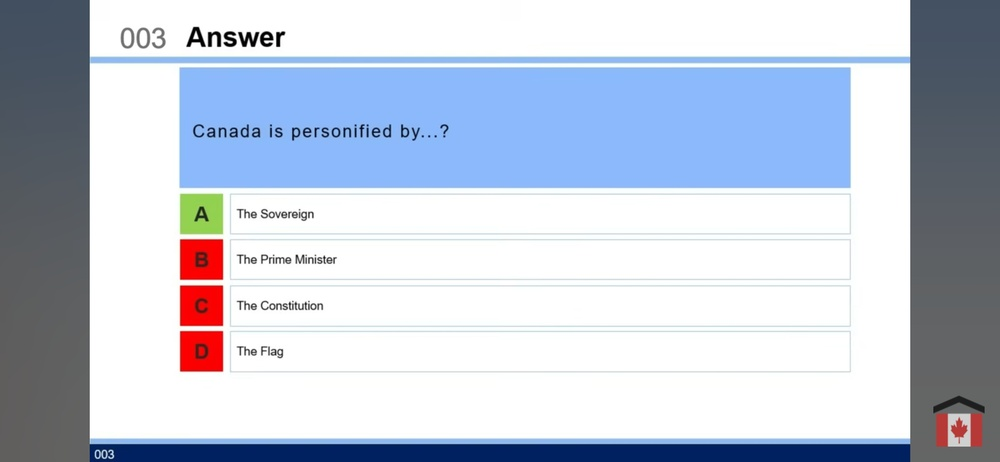
#> input picture Source_img/Screenshot_20250223_164622_YouTube.jpg, 1000 x 462 px, shrunk from 2340 x 1080 before the run, found by its file name; its folder holds only this picture in this run
$ python ImgTest3.py
#> lines starting #> are read from the running program, lines starting #| are printed output that depends on the picture; after the words box and inside, x2 and y2 are one past the last pixel; in counts of white or black regions, pixels touching at a corner belong together
import pytesseract
from PIL import Image
import cv2
import numpy as np
import os
import sqlite3
import logging

# Configure logging
logging.basicConfig(level=logging.DEBUG, format='%(asctime)s - %(levelname)s - %(message)s')

# Configure Tesseract executable path
pytesseract.pytesseract.tesseract_cmd = r'C:\Program Files\Tesseract-OCR\tesseract.exe'

def preprocess_image(image_path):
    try:
        img = cv2.imread(image_path, cv2.IMREAD_GRAYSCALE)
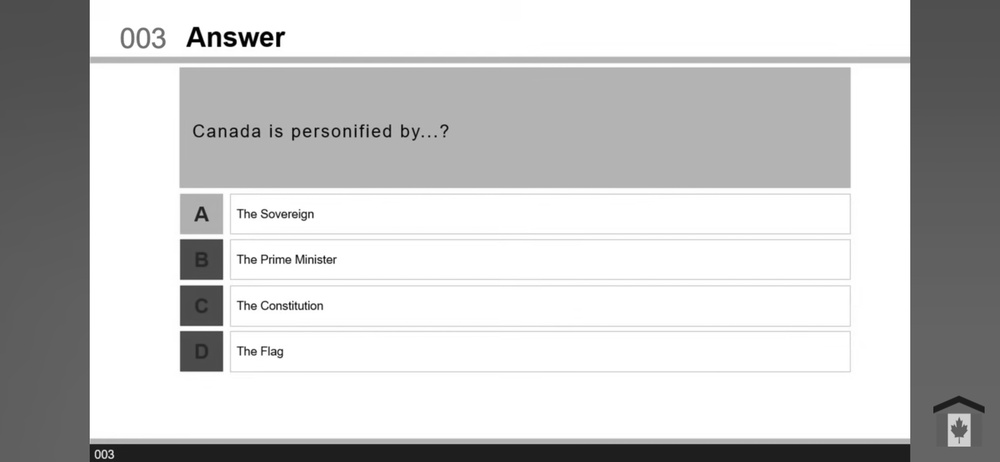
#> img: shape (462, 1000); min 0, max 255, mean 199
        # Apply Gaussian blur to reduce noise
        img = cv2.GaussianBlur(img, (5, 5), 0)
        # Apply adaptive thresholding to enhance contrast
        img = cv2.adaptiveThreshold(img, 255, cv2.ADAPTIVE_THRESH_GAUSSIAN_C, cv2.THRESH_BINARY, 11, 2)
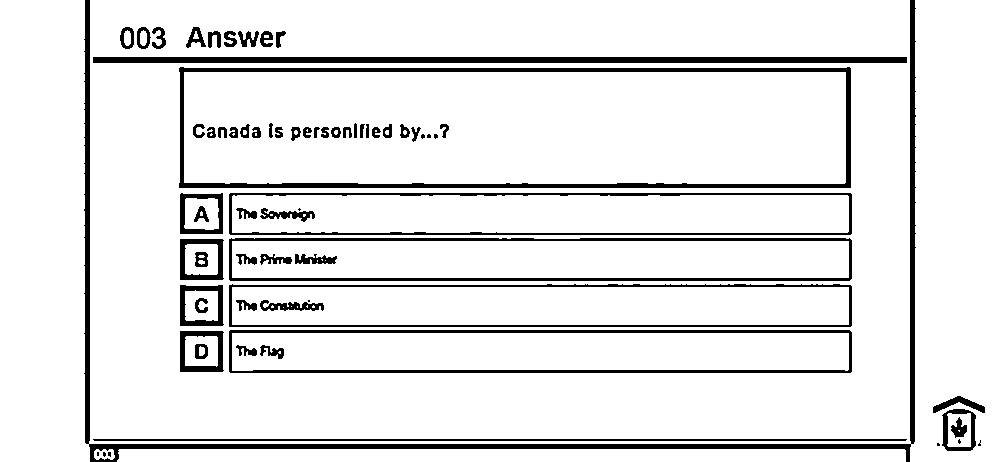
#> img: shape (462, 1000); 90.3% white; 70 black regions (11 under 20 px), largest, box (x1, y1, x2, y2) and area: (84, 0, 916, 462) 8804, (179, 67, 851, 188) 6595, (93, 57, 907, 63) 4884
        # Apply dilation and erosion to enhance text clarity
        kernel = np.ones((2, 2), np.uint8)
        img = cv2.dilate(img, kernel, iterations=1)
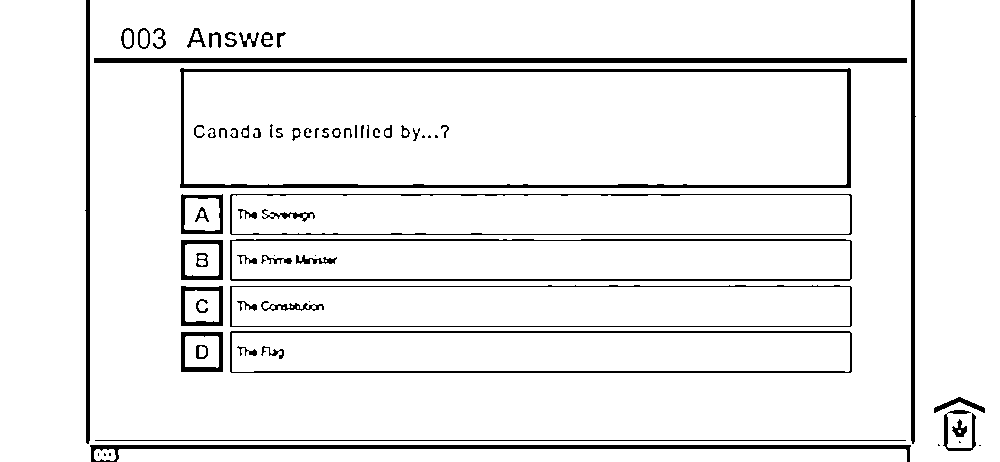
#> img: shape (462, 1000); 93.2% white; 73 black regions (12 under 20 px), largest, box (x1, y1, x2, y2) and area: (180, 68, 851, 188) 5017, (94, 58, 907, 63) 4065, (90, 445, 911, 462) 3441
        img = cv2.erode(img, kernel, iterations=1)
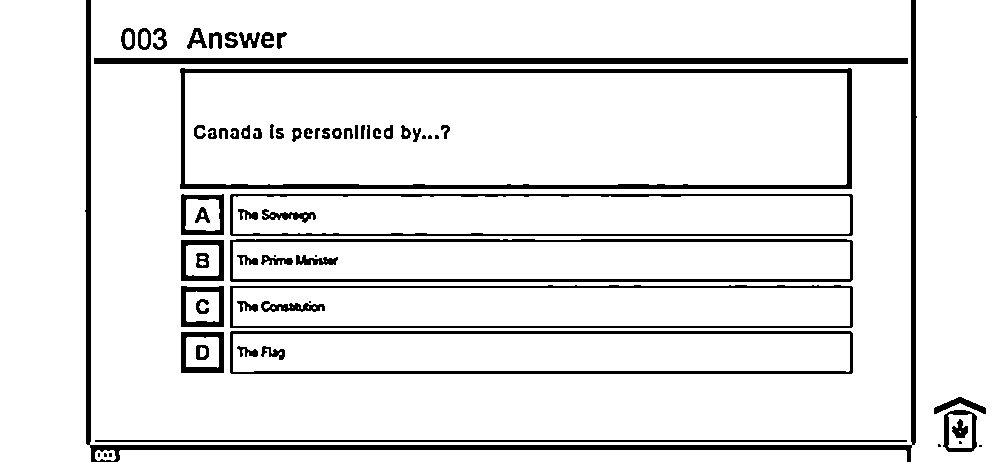
#> img: shape (462, 1000); 90.4% white; 71 black regions (12 under 20 px), largest, box (x1, y1, x2, y2) and area: (85, 0, 917, 462) 8747, (180, 68, 852, 189) 6595, (94, 58, 908, 64) 4884
        return img
    except Exception as e:
        logging.error(f"Error preprocessing image {image_path}: {e}")
        return None

def extract_text(image):
    try:
        # Configure Tesseract
        custom_config = r'--oem 3 --psm 6'
        text = pytesseract.image_to_string(image, config=custom_config)
        return text
    except Exception as e:
        logging.error(f"Error extracting text: {e}")
        return ""

def process_images(directory_path, db_path):
    try:
        conn = sqlite3.connect(db_path)
        cursor = conn.cursor()

        # Create table if it doesn't exist
        cursor.execute('''CREATE TABLE IF NOT EXISTS ImageText (id INTEGER PRIMARY KEY, filename TEXT, text TEXT)''')

        for filename in os.listdir(directory_path):
            if filename.endswith(('.png', '.jpg', '.jpeg')):
                image_path = os.path.join(directory_path, filename)
                logging.info(f"Processing image: {image_path}")
                preprocessed_image = preprocess_image(image_path)
                if preprocessed_image is not None:
                    text = extract_text(preprocessed_image)
                    cursor.execute('''INSERT INTO ImageText (filename, text) VALUES (?, ?)''', (filename, text))

        conn.commit()
        conn.close()
    except Exception as e:
        logging.error(f"Error processing images: {e}")

# Define the directory containing images and the database path
directory_path = "C:\\Users\\nico_\\Dropbox\\Morne_App\\Source_img"
db_path = 'path_to_your_database.db'

# Process the images and insert text into the database
process_images(directory_path, db_path)
#> (the call stopped at in extract_text, `text = pytesseract.image_to_string(image, config=custom_config)`: pytesseract is not available in this run)

$ run again, on Source_img/Screenshot_20250223_165240_YouTube.jpg
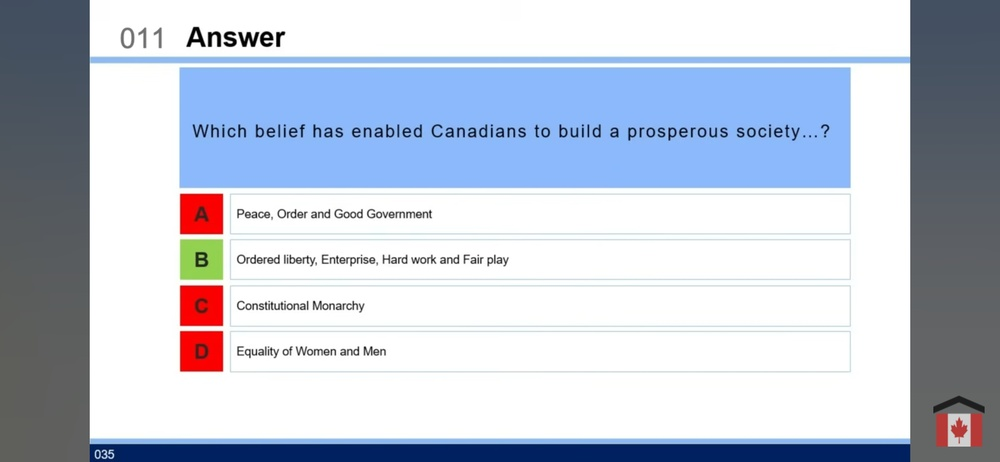
#> input picture Source_img/Screenshot_20250223_165240_YouTube.jpg, 1000 x 462 px, shrunk from 2340 x 1080 before the run, found by its file name
#> in preprocess_image, `img = cv2.adaptiveThreshold(img, 255, cv2.ADAPTIVE_THRESH_GAUSSIAN_C, ..`:
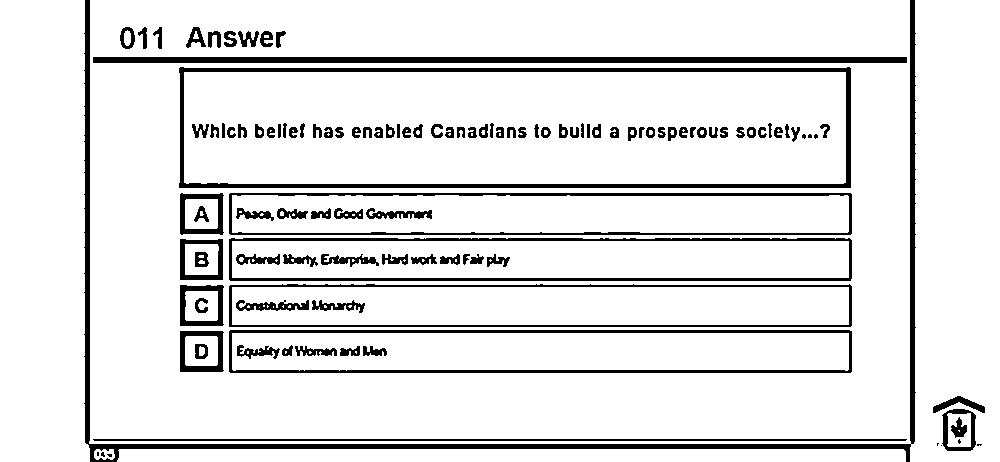
#> img: shape (462, 1000); 89.3% white; 115 black regions (10 under 20 px), largest, box (x1, y1, x2, y2) and area: (84, 0, 916, 462) 8805, (179, 67, 851, 188) 6428, (93, 57, 907, 63) 4884
#> in preprocess_image, `img = cv2.erode(img, kernel, iterations=1)`:
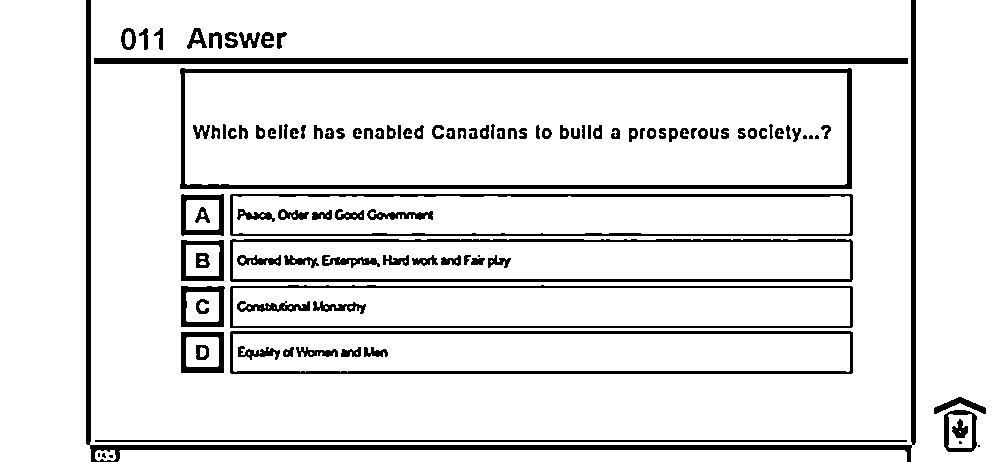
#> img: shape (462, 1000); 89.3% white; 114 black regions (9 under 20 px), largest, box (x1, y1, x2, y2) and area: (86, 0, 916, 462) 8743, (180, 68, 852, 189) 6428, (94, 58, 908, 64) 4884

$ run again, on Source_img/Screenshot_20250223_165306_YouTube.jpg
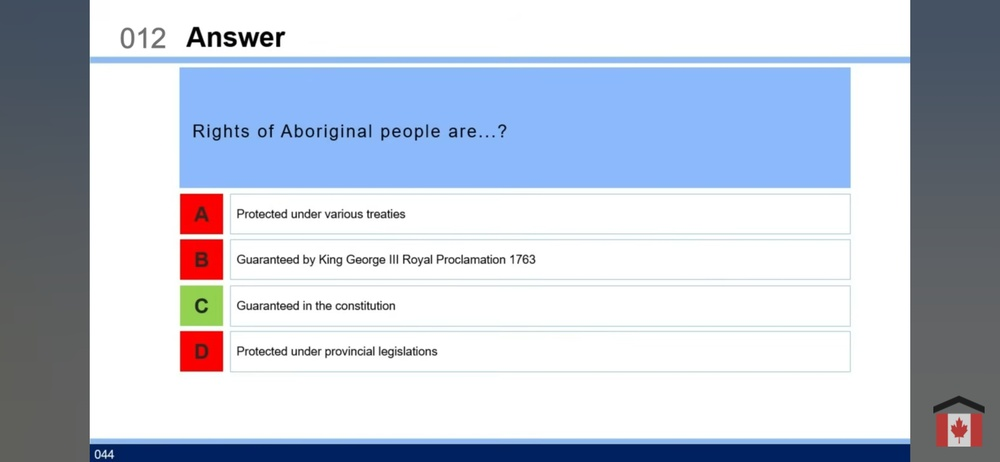
#> input picture Source_img/Screenshot_20250223_165306_YouTube.jpg, 1000 x 462 px, shrunk from 2340 x 1080 before the run, found by its file name
#> in preprocess_image, `img = cv2.adaptiveThreshold(img, 255, cv2.ADAPTIVE_THRESH_GAUSSIAN_C, ..`:
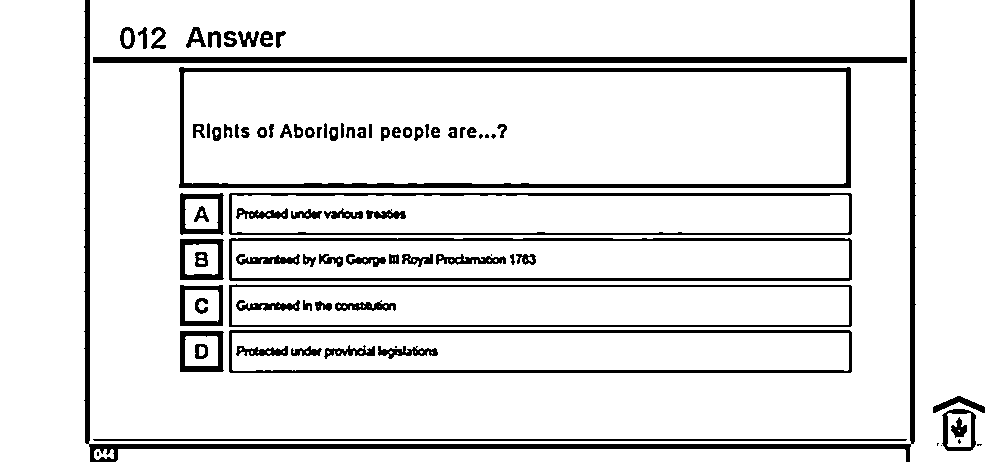
#> img: shape (462, 1000); 89.5% white; 87 black regions (10 under 20 px), largest, box (x1, y1, x2, y2) and area: (84, 0, 916, 462) 8838, (179, 67, 851, 188) 6572, (93, 57, 907, 63) 4884
#> in preprocess_image, `img = cv2.erode(img, kernel, iterations=1)`:
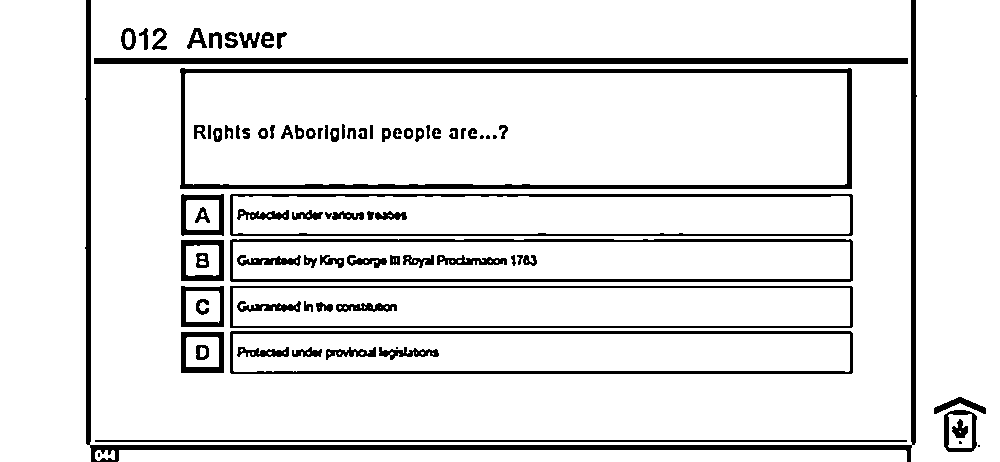
#> img: shape (462, 1000); 89.6% white; 87 black regions (7 under 20 px), largest, box (x1, y1, x2, y2) and area: (85, 0, 917, 462) 8781, (180, 68, 852, 189) 6572, (94, 58, 908, 64) 4884

$ run again, on Source_img/Screenshot_20250223_164714_YouTube.jpg
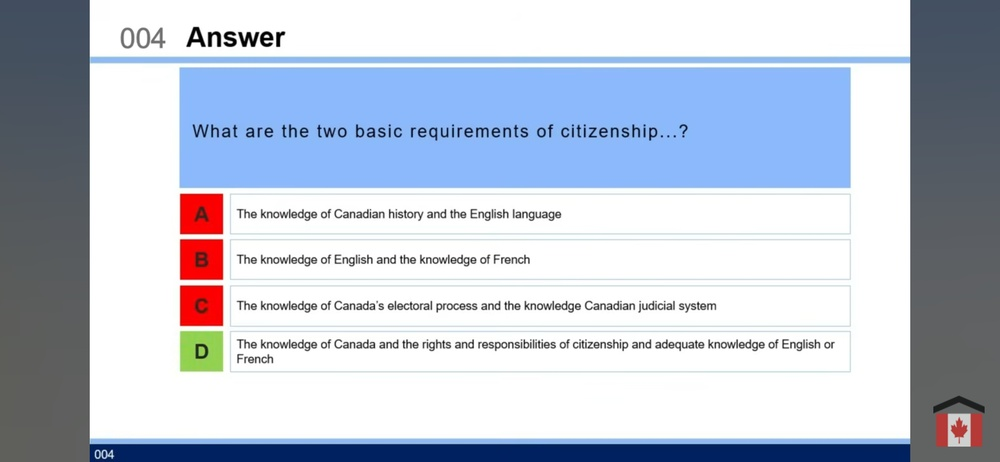
#> input picture Source_img/Screenshot_20250223_164714_YouTube.jpg, 1000 x 462 px, shrunk from 2340 x 1080 before the run, found by its file name
#> in preprocess_image, `img = cv2.adaptiveThreshold(img, 255, cv2.ADAPTIVE_THRESH_GAUSSIAN_C, ..`:
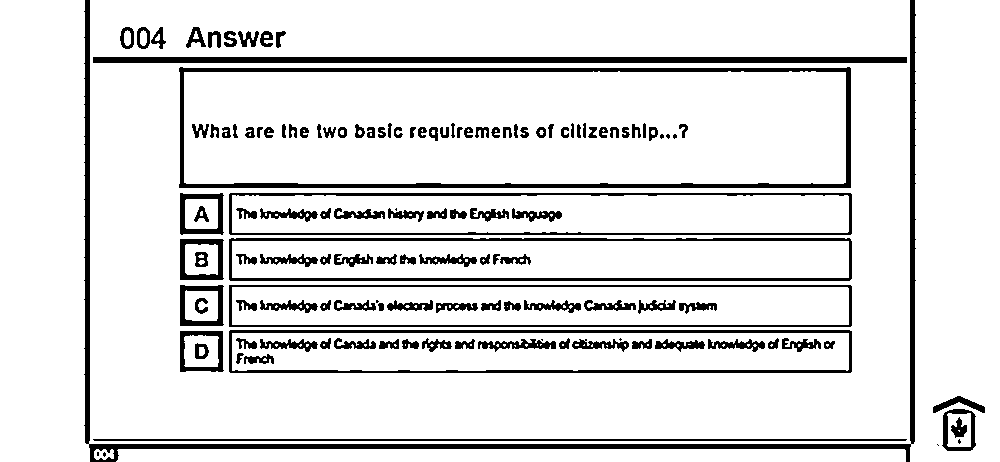
#> img: shape (462, 1000); 88.3% white; 134 black regions (11 under 20 px), largest, box (x1, y1, x2, y2) and area: (84, 0, 916, 462) 8816, (179, 67, 851, 188) 6497, (93, 57, 907, 63) 4884
#> in preprocess_image, `img = cv2.erode(img, kernel, iterations=1)`:
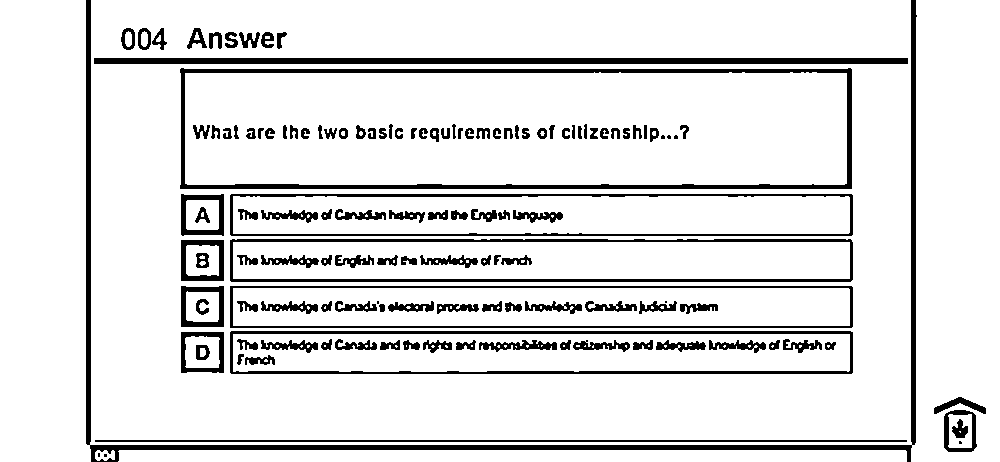
#> img: shape (462, 1000); 88.3% white; 132 black regions (8 under 20 px), largest, box (x1, y1, x2, y2) and area: (86, 0, 917, 462) 8759, (180, 68, 852, 189) 6497, (94, 58, 908, 64) 4884
